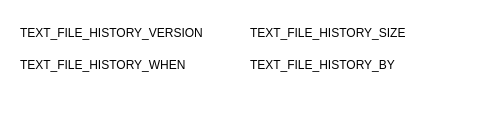
<?xml version="1.0" encoding="UTF-8"?>
<ui version="4.0">
 <class>FileHistoryButton</class>
 <widget class="QWidget" name="FileHistoryButton">
  <property name="geometry">
   <rect>
    <x>0</x>
    <y>0</y>
    <width>485</width>
    <height>130</height>
   </rect>
  </property>
  <property name="windowTitle">
   <string>Form</string>
  </property>
  <property name="styleSheet">
   <string notr="true">QWidget#FileHistoryButton, #widget
{
	border-radius: 8px;
	background-color: #FFFFFF;
}

#label_user, #label_date, #label_size, #label_src, #label_dst, #label_version {
	font-weight: bold;
}</string>
  </property>
  <layout class="QVBoxLayout" name="verticalLayout">
   <property name="leftMargin">
    <number>0</number>
   </property>
   <property name="topMargin">
    <number>0</number>
   </property>
   <property name="rightMargin">
    <number>0</number>
   </property>
   <property name="bottomMargin">
    <number>0</number>
   </property>
   <item>
    <widget class="QWidget" name="widget" native="true">
     <layout class="QVBoxLayout" name="verticalLayout_2">
      <property name="leftMargin">
       <number>20</number>
      </property>
      <property name="topMargin">
       <number>20</number>
      </property>
      <property name="rightMargin">
       <number>20</number>
      </property>
      <property name="bottomMargin">
       <number>20</number>
      </property>
      <item>
       <layout class="QHBoxLayout" name="horizontalLayout_5">
        <property name="spacing">
         <number>15</number>
        </property>
        <item>
         <layout class="QHBoxLayout" name="horizontalLayout_6">
          <item>
           <widget class="QLabel" name="label_2">
            <property name="text">
             <string>TEXT_FILE_HISTORY_VERSION</string>
            </property>
           </widget>
          </item>
          <item>
           <widget class="QLabel" name="label_version">
            <property name="sizePolicy">
             <sizepolicy hsizetype="Expanding" vsizetype="Preferred">
              <horstretch>0</horstretch>
              <verstretch>0</verstretch>
             </sizepolicy>
            </property>
            <property name="text">
             <string/>
            </property>
           </widget>
          </item>
         </layout>
        </item>
        <item>
         <layout class="QHBoxLayout" name="horizontalLayout_7">
          <property name="sizeConstraint">
           <enum>QLayout::SetNoConstraint</enum>
          </property>
          <item>
           <widget class="QLabel" name="label_4">
            <property name="text">
             <string>TEXT_FILE_HISTORY_SIZE</string>
            </property>
           </widget>
          </item>
          <item>
           <widget class="QLabel" name="label_size">
            <property name="sizePolicy">
             <sizepolicy hsizetype="Expanding" vsizetype="Preferred">
              <horstretch>0</horstretch>
              <verstretch>0</verstretch>
             </sizepolicy>
            </property>
            <property name="text">
             <string/>
            </property>
           </widget>
          </item>
         </layout>
        </item>
       </layout>
      </item>
      <item>
       <layout class="QHBoxLayout" name="horizontalLayout">
        <property name="spacing">
         <number>15</number>
        </property>
        <item>
         <layout class="QHBoxLayout" name="horizontalLayout_4">
          <property name="spacing">
           <number>10</number>
          </property>
          <item>
           <widget class="QLabel" name="label">
            <property name="text">
             <string>TEXT_FILE_HISTORY_WHEN</string>
            </property>
           </widget>
          </item>
          <item>
           <widget class="QLabel" name="label_date">
            <property name="sizePolicy">
             <sizepolicy hsizetype="Expanding" vsizetype="Preferred">
              <horstretch>0</horstretch>
              <verstretch>0</verstretch>
             </sizepolicy>
            </property>
            <property name="text">
             <string/>
            </property>
           </widget>
          </item>
         </layout>
        </item>
        <item>
         <layout class="QHBoxLayout" name="horizontalLayout_3">
          <property name="spacing">
           <number>10</number>
          </property>
          <item>
           <widget class="QLabel" name="label_3">
            <property name="sizePolicy">
             <sizepolicy hsizetype="Preferred" vsizetype="Preferred">
              <horstretch>0</horstretch>
              <verstretch>0</verstretch>
             </sizepolicy>
            </property>
            <property name="text">
             <string>TEXT_FILE_HISTORY_BY</string>
            </property>
           </widget>
          </item>
          <item>
           <widget class="QLabel" name="label_user">
            <property name="sizePolicy">
             <sizepolicy hsizetype="Expanding" vsizetype="Preferred">
              <horstretch>0</horstretch>
              <verstretch>0</verstretch>
             </sizepolicy>
            </property>
            <property name="text">
             <string/>
            </property>
           </widget>
          </item>
         </layout>
        </item>
       </layout>
      </item>
      <item>
       <layout class="QHBoxLayout" name="horizontalLayout_2">
        <property name="spacing">
         <number>15</number>
        </property>
        <item>
         <widget class="QLabel" name="label_src">
          <property name="text">
           <string/>
          </property>
         </widget>
        </item>
        <item>
         <widget class="QLabel" name="label_dst">
          <property name="text">
           <string/>
          </property>
         </widget>
        </item>
       </layout>
      </item>
     </layout>
    </widget>
   </item>
  </layout>
 </widget>
 <resources/>
 <connections/>
</ui>
